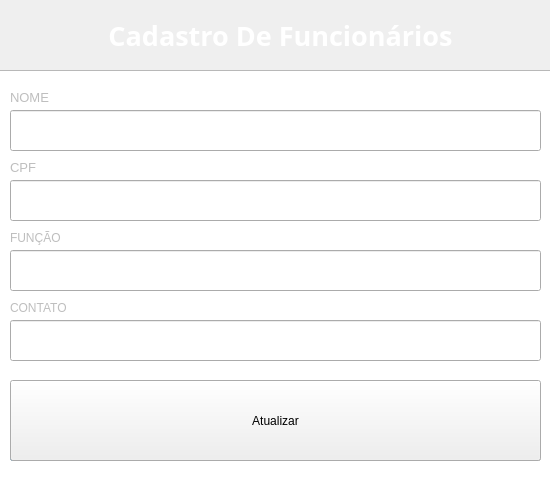
<?xml version="1.0" encoding="UTF-8"?>
<ui version="4.0">
 <class>cadastroF</class>
 <widget class="QDialog" name="cadastroF">
  <property name="geometry">
   <rect>
    <x>0</x>
    <y>0</y>
    <width>550</width>
    <height>480</height>
   </rect>
  </property>
  <property name="minimumSize">
   <size>
    <width>550</width>
    <height>480</height>
   </size>
  </property>
  <property name="maximumSize">
   <size>
    <width>550</width>
    <height>480</height>
   </size>
  </property>
  <property name="windowTitle">
   <string>Cadastro Funcionários</string>
  </property>
  <widget class="QLineEdit" name="cpf">
   <property name="geometry">
    <rect>
     <x>10</x>
     <y>180</y>
     <width>531</width>
     <height>41</height>
    </rect>
   </property>
   <property name="inputMask">
    <string>00000000000</string>
   </property>
   <property name="maxLength">
    <number>11</number>
   </property>
  </widget>
  <widget class="QLineEdit" name="contato">
   <property name="geometry">
    <rect>
     <x>10</x>
     <y>320</y>
     <width>531</width>
     <height>41</height>
    </rect>
   </property>
   <property name="inputMask">
    <string>00000000000</string>
   </property>
   <property name="maxLength">
    <number>11</number>
   </property>
  </widget>
  <widget class="QLineEdit" name="nome">
   <property name="geometry">
    <rect>
     <x>10</x>
     <y>110</y>
     <width>531</width>
     <height>41</height>
    </rect>
   </property>
   <property name="maximumSize">
    <size>
     <width>16777215</width>
     <height>41</height>
    </size>
   </property>
   <property name="maxLength">
    <number>30</number>
   </property>
  </widget>
  <widget class="QLineEdit" name="funcao">
   <property name="geometry">
    <rect>
     <x>10</x>
     <y>250</y>
     <width>531</width>
     <height>41</height>
    </rect>
   </property>
   <property name="inputMask">
    <string/>
   </property>
   <property name="maxLength">
    <number>30</number>
   </property>
  </widget>
  <widget class="QLabel" name="label">
   <property name="enabled">
    <bool>false</bool>
   </property>
   <property name="geometry">
    <rect>
     <x>10</x>
     <y>90</y>
     <width>61</width>
     <height>15</height>
    </rect>
   </property>
   <property name="text">
    <string>&lt;html&gt;&lt;head/&gt;&lt;body&gt;&lt;p&gt;&lt;span style=&quot; font-size:10pt;&quot;&gt;NOME&lt;/span&gt;&lt;/p&gt;&lt;/body&gt;&lt;/html&gt;</string>
   </property>
  </widget>
  <widget class="QLabel" name="label_2">
   <property name="enabled">
    <bool>false</bool>
   </property>
   <property name="geometry">
    <rect>
     <x>10</x>
     <y>160</y>
     <width>71</width>
     <height>16</height>
    </rect>
   </property>
   <property name="text">
    <string>&lt;html&gt;&lt;head/&gt;&lt;body&gt;&lt;p&gt;&lt;span style=&quot; font-size:10pt;&quot;&gt;CPF&lt;/span&gt;&lt;/p&gt;&lt;/body&gt;&lt;/html&gt;</string>
   </property>
  </widget>
  <widget class="QLabel" name="label_3">
   <property name="enabled">
    <bool>false</bool>
   </property>
   <property name="geometry">
    <rect>
     <x>10</x>
     <y>230</y>
     <width>61</width>
     <height>15</height>
    </rect>
   </property>
   <property name="text">
    <string>FUNÇÃO</string>
   </property>
  </widget>
  <widget class="QLabel" name="label_4">
   <property name="enabled">
    <bool>false</bool>
   </property>
   <property name="geometry">
    <rect>
     <x>10</x>
     <y>300</y>
     <width>61</width>
     <height>15</height>
    </rect>
   </property>
   <property name="text">
    <string>CONTATO</string>
   </property>
  </widget>
  <widget class="QLabel" name="label_5">
   <property name="geometry">
    <rect>
     <x>0</x>
     <y>0</y>
     <width>561</width>
     <height>71</height>
    </rect>
   </property>
   <property name="font">
    <font>
     <family>Sans</family>
     <pointsize>35</pointsize>
     <weight>50</weight>
     <italic>false</italic>
     <bold>false</bold>
    </font>
   </property>
   <property name="styleSheet">
    <string notr="true">font: 35pt &quot;Sans&quot;;
border-image: url(:/imagens/WP4PH4N6.jpg);
border-color: qlineargradient(spread:pad, x1:0, y1:0, x2:0, y2:1, stop:0 rgba(255, 0, 0, 255), stop:0.339795 rgba(255, 0, 0, 255), stop:0.339799 rgba(255, 255, 255, 255), stop:0.662444 rgba(255, 255, 255, 255), stop:0.662469 rgba(0, 0, 255, 255), stop:1 rgba(0, 0, 255, 255));
border-image: url(:/imagens/blue-gradient-abstract-hd-wallpaper-1920x1200-44301.jpg);</string>
   </property>
   <property name="text">
    <string>&lt;html&gt;&lt;head/&gt;&lt;body&gt;&lt;p align=&quot;center&quot;&gt;&lt;span style=&quot; font-size:20pt; font-weight:600; color:#ffffff;&quot;&gt;Cadastro De Funcionários&lt;/span&gt;&lt;/p&gt;&lt;/body&gt;&lt;/html&gt;</string>
   </property>
  </widget>
  <widget class="QPushButton" name="pushButton">
   <property name="geometry">
    <rect>
     <x>10</x>
     <y>390</y>
     <width>251</width>
     <height>71</height>
    </rect>
   </property>
   <property name="text">
    <string>Cadastrar Funcionario</string>
   </property>
  </widget>
  <widget class="QPushButton" name="pushButton_2">
   <property name="geometry">
    <rect>
     <x>280</x>
     <y>390</y>
     <width>261</width>
     <height>71</height>
    </rect>
   </property>
   <property name="text">
    <string>Cadastro Completo</string>
   </property>
  </widget>
  <widget class="QTextEdit" name="textEdit">
   <property name="geometry">
    <rect>
     <x>-180</x>
     <y>70</y>
     <width>861</width>
     <height>421</height>
    </rect>
   </property>
   <property name="styleSheet">
    <string notr="true">border-image: url(:/imagens/ddd.jpg);</string>
   </property>
  </widget>
  <widget class="QPushButton" name="atualizarbut">
   <property name="geometry">
    <rect>
     <x>10</x>
     <y>380</y>
     <width>531</width>
     <height>81</height>
    </rect>
   </property>
   <property name="text">
    <string>Atualizar</string>
   </property>
  </widget>
  <zorder>textEdit</zorder>
  <zorder>cpf</zorder>
  <zorder>contato</zorder>
  <zorder>nome</zorder>
  <zorder>funcao</zorder>
  <zorder>label</zorder>
  <zorder>label_2</zorder>
  <zorder>label_3</zorder>
  <zorder>label_4</zorder>
  <zorder>pushButton</zorder>
  <zorder>pushButton_2</zorder>
  <zorder>label_5</zorder>
  <zorder>atualizarbut</zorder>
 </widget>
 <tabstops>
  <tabstop>nome</tabstop>
  <tabstop>cpf</tabstop>
  <tabstop>funcao</tabstop>
  <tabstop>contato</tabstop>
  <tabstop>pushButton</tabstop>
  <tabstop>pushButton_2</tabstop>
 </tabstops>
 <resources/>
 <connections>
  <connection>
   <sender>atualizarbut</sender>
   <signal>clicked()</signal>
   <receiver>pushButton</receiver>
   <slot>click()</slot>
   <hints>
    <hint type="sourcelabel">
     <x>256</x>
     <y>310</y>
    </hint>
    <hint type="destinationlabel">
     <x>219</x>
     <y>409</y>
    </hint>
   </hints>
  </connection>
 </connections>
</ui>
